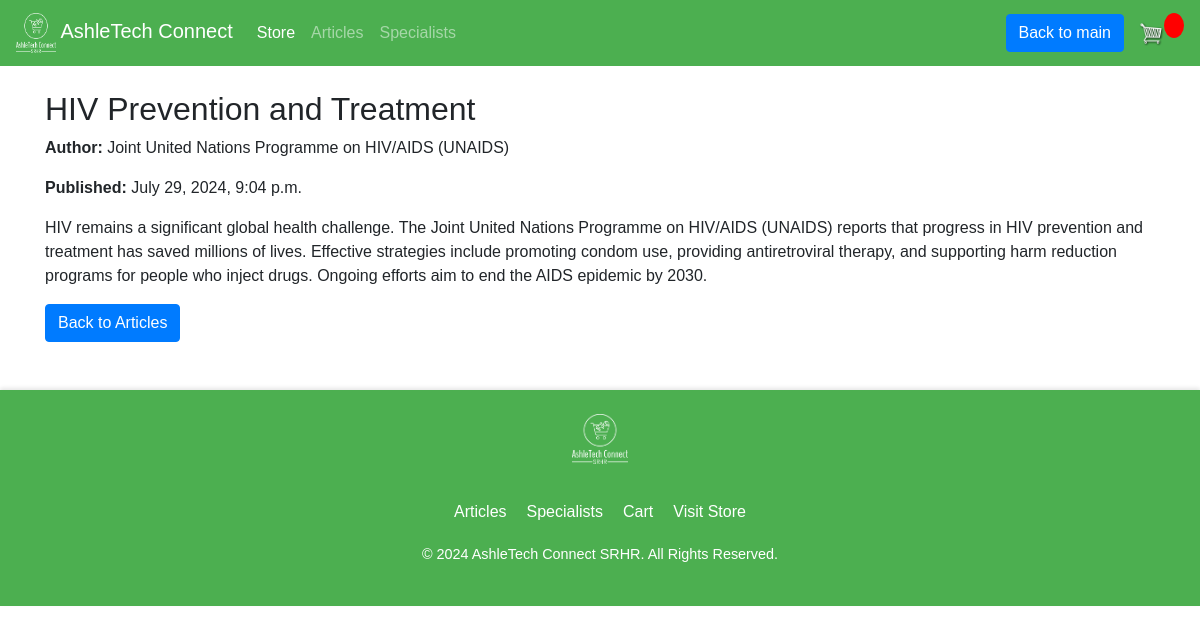
/articles/1/, run on the app's committed database.
### store/models.py (models this page shows, shortened)
class Article(models.Model):
    title = models.CharField(max_length=200)
    content = models.TextField()
    author = models.CharField(max_length=100)
    published_date = models.DateTimeField(auto_now_add=True)

### store/views.py (the view)
# urls.py: path('articles/<int:article_id>/', views.article_detail, name="article_detail"),
def article_detail(request, article_id):
    article = get_object_or_404(Article, id=article_id)
    context = {'article': article}
    return render(request, 'store/article_detail.html', context)

### templates/store/article_detail.html
{% extends 'store/main.html' %}
{% block content %}
  <div class="article-detail">
    <h2>{{ article.title }}</h2>
    <p><strong>Author:</strong> {{ article.author }}</p>
    <p><strong>Published:</strong> {{ article.published_date }}</p>
    <div class="article-content">
      {{ article.content }}
    </div>
    <a href="{% url 'article_list' %}" class="btn btn-primary mt-3">Back to Articles</a>
  </div>
{% endblock %}

### static/css/main.css (style rules this page uses)
body { background-color: #4CAF50; }
h1,h2,h3,h4,h5,h6 { color:hsl(0, 0%, 30%); }
.btn { border-radius: 0; }

### data on the page
Article: title "HIV Prevention and Treatment", author "Joint United Nations Programme on HIV/AIDS (UNAIDS)", published_date "July 29, 2024, 9:04 p.m.", content "HIV remains a significant global health challenge. The Joint United Nations Programme on HIV/AIDS (UNAIDS) reports that progress in HIV prevention and treatment has saved millions of lives. Effective strategies include promoting condom use, providing antiretroviral therapy, and supporting harm reduction programs for people who inject drugs. Ongoing efforts aim to end the AIDS epidemic by 2030."
